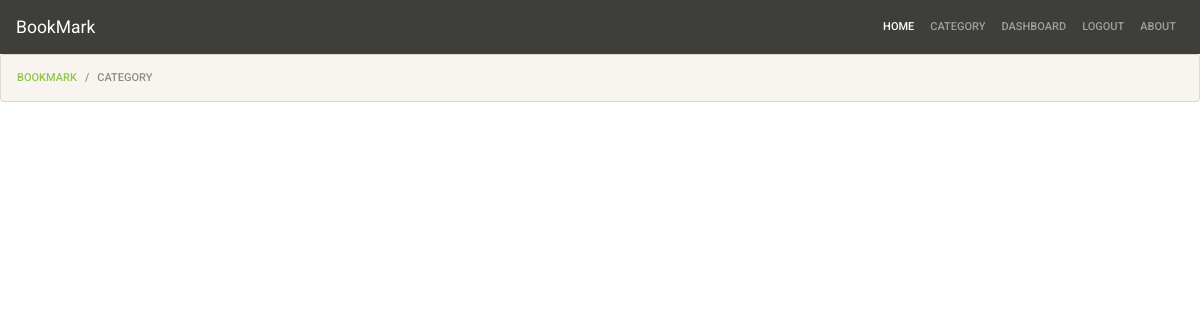
The page /bookmark/category/ (signed in) on the database as committed earlier.
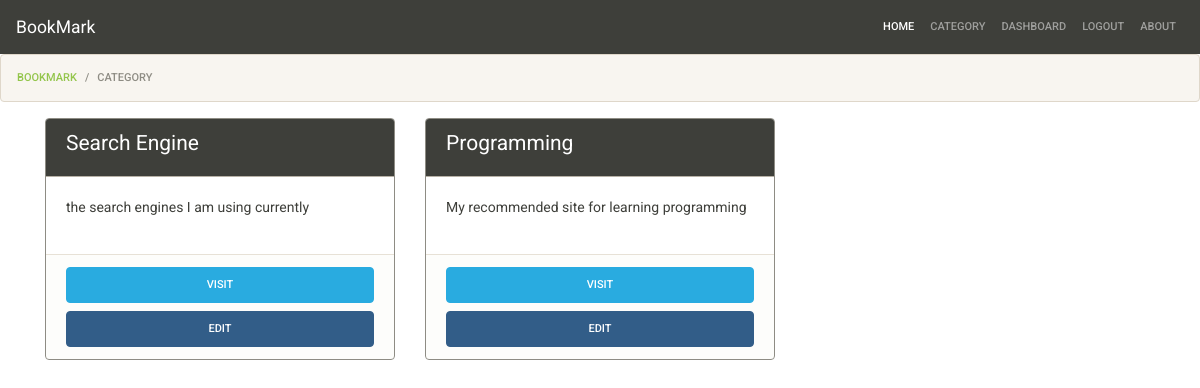
The same page on the database as committed later.
### bookmarks/models.py (models this page shows, shortened)
class Category(models.Model):
    title       = models.CharField(max_length=120)
    description = models.TextField(blank=True,null=True)
    added_by    = models.ForeignKey(User,related_name='categories', on_delete=models.CASCADE)
    created_at  = models.DateTimeField(auto_now_add=True)

### bookmarks/views.py (the view)
# urls.py: path('category/',categoriesView,name='bookmark-category'),
@login_required
def categoriesView(request):
    template_name = 'bookmarks/categories.html'
    category = Category.objects.filter(added_by=request.user)
    context = {
        'category':category,
    }
    return render(request,template_name,context)

### bookmarks/templates/bookmarks/categories.html
{% extends 'base.html' %}
{%block content %}
<ol class="breadcrumb">
    <li class="breadcrumb-item"><a href="{% url 'bookmark-page' %}">Bookmark</a></li>
    <li class="breadcrumb-item active">Category</li>
  </ol>
<div class="container mt-1">
    <div class="row">
        {% if category %}
        {%for cat in category %}
        <div class="col-md-4">
            <div class="card border border-secondary">
                <div class="card-header bg-primary text-white">
                    <h4>{{cat.title}}</h4>
                </div>
                <div class="card-body">
                    <p>{{cat.description}}</p>
                </div>
                <div class="card-footer">
                    <a href="#" class="btn btn-info btn-block">Visit</a>
                    <a href="#" class="btn btn-primary btn-block">Edit</a>
                </div>
            </div>
        </div>
        {% endfor%}
        {%endif%}
    </div>
</div>
{% endblock %}

### templates/base.html (shortened to what this page needs)
<!DOCTYPE html>
<html lang="en">
<head>
    <link rel="stylesheet" href="https://bootswatch.com/4/sandstone/bootstrap.css">
</head>
<body>
    {% include 'navbar.html' %}
    {%block content %}
    {% endblock%}
</body>
</html>

### templates/navbar.html (shortened to what this page needs)
<nav class="navbar navbar-expand-lg navbar-dark bg-primary">
    <a class="navbar-brand" href="#">BookMark</a>
    <div class="collapse navbar-collapse" id="navbarColor01">
      <ul class="navbar-nav ml-auto">
        <li class="nav-item active">
          <a class="nav-link" href="{%url 'bookmark-page' %}">Home
          </a>
        </li>
        {% if request.user.is_authenticated %}
        <li class="nav-item">
            <a class="nav-link" href="{%url 'bookmark-category' %}">Category
            </a>
          </li>
        <li class="nav-item">
            <a class="nav-link" href="{%url 'dashboard-page' %}">Dashboard</a>
          </li>
        <li class="nav-item">
            <a class="nav-link" href="{%url 'bookmark-logout' %}">Logout</a>
          </li>
        {%endif%}
        <li class="nav-item">
          <a class="nav-link" href="#">About</a>
        </li>
      </ul>
    </div>
  </nav>

Rows that differ between the two databases and show on the page:
added Category: title "Search Engine", description "the search engines I am using currently"
added Category: title "Programming", description "My recommended site for learning programming"
